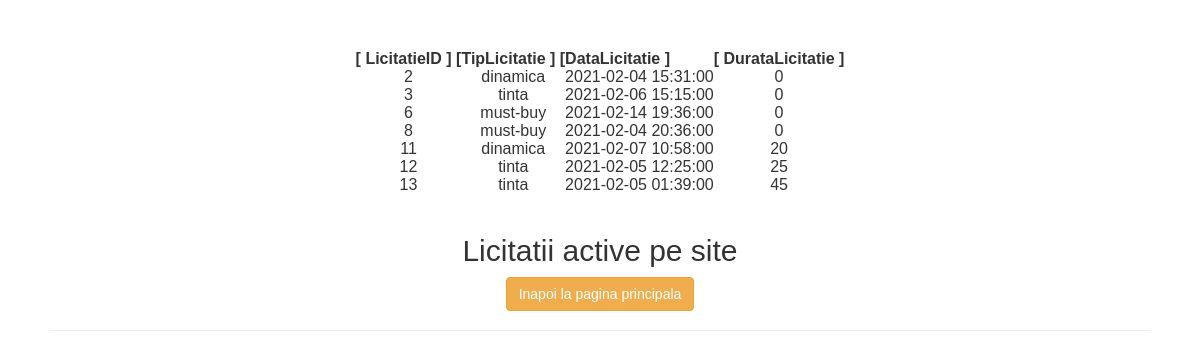
Page /src/licitatii.php on the committed database.
### tables this page shows
CREATE TABLE `licitatie` (
  `LicitatieID` int(11) NOT NULL,
  `TipLicitatie` varchar(50) NOT NULL,
  `DataLicitatie` datetime NOT NULL,
  `DurataLicitatie` int(11) NOT NULL
);

### src/licitatii.php (the view, shortened to what this page needs)
<?php
require_once "config.php";
$sql = "SELECT * FROM licitatie";
if($result = mysqli_query($link, $sql)){
    if(mysqli_num_rows($result) > 0){
        echo "<table align=center font=Arial>";
            echo "<tr align=center>";
                echo "<th align=center>[ LicitatieID ] [  </th>";
                echo "<th align=center>TipLicitatie ] [  </th>";
                echo "<th align=center>DataLicitatie ] </th>";
                echo "<th align=center>[ DurataLicitatie ]</th>";
            echo "</tr>";
        while($row = mysqli_fetch_array($result)){
            echo "<tr align=center>";
                echo "<td align=center>" . $row['LicitatieID'] . "</td>";
                echo "<td align=center>" . $row['TipLicitatie'] . "</td>";
                echo "<td align=center>" . $row['DataLicitatie'] . "</td>";
                echo "<td align=center>" . $row['DurataLicitatie'] . "</td>";
            echo "</tr>";
        }
        echo "</table>";
    } else{
        echo "No records matching your query were found.";
    }
} else{
    echo "ERROR: Could not able to execute $sql. " . mysqli_error($link);
}
?>
<!DOCTYPE html>
<html lang="en">
<head>
    <link rel="stylesheet" href="https://maxcdn.bootstrapcdn.com/bootstrap/3.3.7/css/bootstrap.css">
</head>
<body>
<div class="page-header">
  <h2>Licitatii active pe site</h2>
  <p>
        <a href="welcome_admin.php" class="btn btn-warning">Inapoi la pagina principala</a>
    </p>
</div>
</body>
</html>

### src/licitatii.php (style rules this page uses)
* { box-sizing: border-box; }
body { margin: 50px; font-family: Arial, Helvetica, sans-serif; text-align: center; background-image: url('http://pavbca.com/walldb/original/5/d/a/289933.jpg'); }

### rows in the picture
licitatie: LicitatieID "2", TipLicitatie "dinamica", DataLicitatie "2021-02-04 15:31:00", DurataLicitatie "0"
licitatie: LicitatieID "3", TipLicitatie "tinta", DataLicitatie "2021-02-06 15:15:00", DurataLicitatie "0"
licitatie: LicitatieID "6", TipLicitatie "must-buy", DataLicitatie "2021-02-14 19:36:00", DurataLicitatie "0"
licitatie: LicitatieID "8", TipLicitatie "must-buy", DataLicitatie "2021-02-04 20:36:00", DurataLicitatie "0"
licitatie: LicitatieID "11", TipLicitatie "dinamica", DataLicitatie "2021-02-07 10:58:00", DurataLicitatie "20"
licitatie: LicitatieID "12", TipLicitatie "tinta", DataLicitatie "2021-02-05 12:25:00", DurataLicitatie "25"
licitatie: LicitatieID "13", TipLicitatie "tinta", DataLicitatie "2021-02-05 01:39:00", DurataLicitatie "45"
